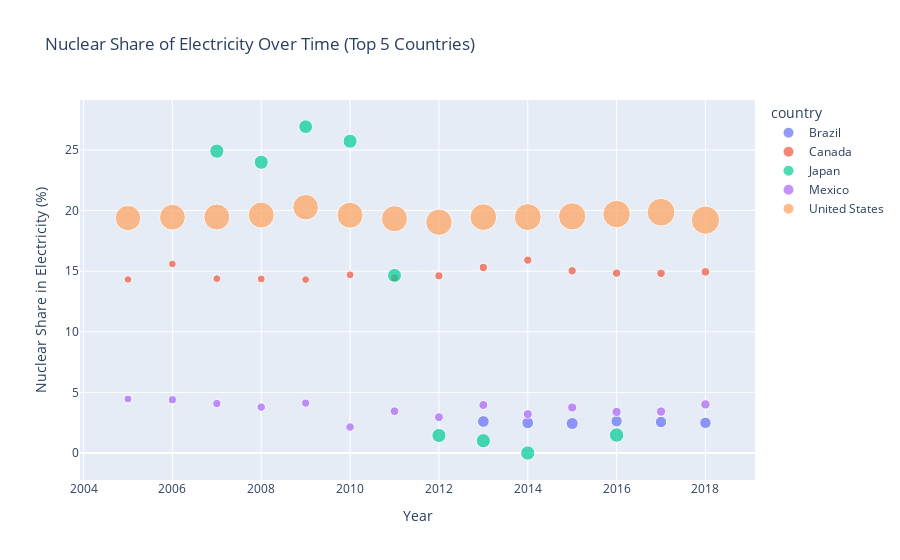

Here is the notebook cell this chart was saved with:
### Code cell
# Filter for the last two decades (2005 to 2024)
top_5_data = top_countries_data[(top_countries_data['year'] >= 2005) & (top_countries_data['year'] <= 2024)]

# Group by country and calculate the average nuclear share of electricity for each country
avg_hydro = top_5_data.groupby('country')['nuclear_share_elec'].mean().reset_index()

# Sort by biofuel share of electricity and select the top N countries (e.g., top 5)
top_countries = avg_hydro.sort_values('nuclear_share_elec', ascending=False).head(5)['country'].tolist()

# Filter the original DataFrame for the top N countries
df_filtered = top_5_data[top_5_data['country'].isin(top_countries)]

# Create a scatter plot for biofuel share of electricity
fig = px.scatter(df_filtered, 
                 x='year', 
                 y='nuclear_share_elec', 
                 color='country', 
                 size='gdp', 
                 hover_name='country', 
                 title='Nuclear Share of Electricity Over Time (Top 5 Countries)',
                 labels={'nuclear_share_elec': 'Nuclear Share in Electricity (%)', 'year': 'Year'})


# Save the file
fig.write_image('Output/Nuclear_Share_in_Electricity_Top_5.png')

# Show the visual
fig.show()

### Figure 1 — Plotly figure (JSON) as saved in the notebook; plotly's stock layout.template omitted (floating-point values rounded to 4 significant figures)
{"data": [{"hovertemplate": "<b>%{hovertext}</b><br><br>country=Brazil<br>Year=%{x}<br>Nuclear Share in Electricity (%)=%{y}<br>gdp=%{marker.size}<extra></extra>", "hovertext": ["Brazil", "Brazil", "Brazil", "Brazil", "Brazil", "Brazil"], "legendgroup": "Brazil", "marker": {"color": "#636efa", "size": [3112910000000, 3128570000000, 3270710000000, 2889040000000, 2927000000000, 2965400000000], "sizemode": "area", "sizeref": 45351500000, "symbol": "circle"}, "mode": "markers", "name": "Brazil", "orientation": "v", "showlegend": true, "type": "scatter", "x": [2013, 2014, 2015, 2016, 2017, 2018], "xaxis": "x", "y": [2.6, 2.485, 2.434, 2.62, 2.557, 2.489], "yaxis": "y"}, {"hovertemplate": "<b>%{hovertext}</b><br><br>country=Canada<br>Year=%{x}<br>Nuclear Share in Electricity (%)=%{y}<br>gdp=%{marker.size}<extra></extra>", "hovertext": ["Canada", "Canada", "Canada", "Canada", "Canada", "Canada", "Canada", "Canada", "Canada", "Canada", "Canada", "Canada", "Canada", "Canada"], "legendgroup": "Canada", "marker": {"color": "#EF553B", "size": [1311260000000, 1349430000000, 1381200000000, 1398900000000, 1361510000000, 1407420000000, 1455580000000, 1479800000000, 1514900000000, 1552200000000, 1565170000000, 1586150000000, 1636440000000, 1669400000000], "sizemode": "area", "sizeref": 45351500000, "symbol": "circle"}, "mode": "markers", "name": "Canada", "orientation": "v", "showlegend": true, "type": "scatter", "x": [2005, 2006, 2007, 2008, 2009, 2010, 2011, 2012, 2013, 2014, 2015, 2016, 2017, 2018], "xaxis": "x", "y": [14.32, 15.6, 14.39, 14.36, 14.3, 14.7, 14.44, 14.62, 15.3, 15.91, 15.03, 14.84, 14.82, 14.94], "yaxis": "y"}, {"hovertemplate": "<b>%{hovertext}</b><br><br>country=Japan<br>Year=%{x}<br>Nuclear Share in Electricity (%)=%{y}<br>gdp=%{marker.size}<extra></extra>", "hovertext": ["Japan", "Japan", "Japan", "Japan", "Japan", "Japan", "Japan", "Japan", "Japan"], "legendgroup": "Japan", "marker": {"color": "#00cc96", "size": [4589240000000, 4536230000000, 4287890000000, 4464960000000, 4456990000000, 4523680000000, 4614150000000, 4629620000000, 4732220000000], "sizemode": "area", "sizeref": 45351500000, "symbol": "circle"}, "mode": "markers", "name": "Japan", "orientation": "v", "showlegend": true, "type": "scatter", "x": [2007, 2008, 2009, 2010, 2011, 2012, 2013, 2014, 2016], "xaxis": "x", "y": [24.9, 23.98, 26.92, 25.72, 14.65, 1.445, 1.013, 0, 1.48], "yaxis": "y"}, {"hovertemplate": "<b>%{hovertext}</b><br><br>country=Mexico<br>Year=%{x}<br>Nuclear Share in Electricity (%)=%{y}<br>gdp=%{marker.size}<extra></extra>", "hovertext": ["Mexico", "Mexico", "Mexico", "Mexico", "Mexico", "Mexico", "Mexico", "Mexico", "Mexico", "Mexico", "Mexico", "Mexico", "Mexico", "Mexico"], "legendgroup": "Mexico", "marker": {"color": "#ab63fa", "size": [1427080000000, 1510630000000, 1572360000000, 1607400000000, 1543870000000, 1637760000000, 1716060000000, 1785370000000, 1810560000000, 1851270000000, 1899590000000, 1923890000000, 1964640000000, 2006600000000], "sizemode": "area", "sizeref": 45351500000, "symbol": "circle"}, "mode": "markers", "name": "Mexico", "orientation": "v", "showlegend": true, "type": "scatter", "x": [2005, 2006, 2007, 2008, 2009, 2010, 2011, 2012, 2013, 2014, 2015, 2016, 2017, 2018], "xaxis": "x", "y": [4.46, 4.392, 4.079, 3.788, 4.119, 2.141, 3.447, 2.953, 3.961, 3.205, 3.753, 3.389, 3.419, 4.012], "yaxis": "y"}, {"hovertemplate": "<b>%{hovertext}</b><br><br>country=United States<br>Year=%{x}<br>Nuclear Share in Electricity (%)=%{y}<br>gdp=%{marker.size}<extra></extra>", "hovertext": ["United States", "United States", "United States", "United States", "United States", "United States", "United States", "United States", "United States", "United States", "United States", "United States", "United States", "United States"], "legendgroup": "United States", "marker": {"color": "#FFA15A", "size": [14703700000000, 15095900000000, 15364500000000, 15319700000000, 14894300000000, 15270600000000, 15509300000000, 15849600000000, 16108400000000, 16482700000000, 16902600000000, 17162600000000, 17596300000000, 18140600000000], "sizemode": "area", "sizeref": 45351500000, "symbol": "circle"}, "mode": "markers", "name": "United States", "orientation": "v", "showlegend": true, "type": "scatter", "x": [2005, 2006, 2007, 2008, 2009, 2010, 2011, 2012, 2013, 2014, 2015, 2016, 2017, 2018], "xaxis": "x", "y": [19.38, 19.45, 19.47, 19.63, 20.28, 19.62, 19.33, 19.04, 19.45, 19.46, 19.52, 19.71, 19.86, 19.21], "yaxis": "y"}], "layout": {"legend": {"itemsizing": "constant", "title": {"text": "country"}, "tracegroupgap": 0}, "title": {"text": "Nuclear Share of Electricity Over Time (Top 5 Countries)"}, "xaxis": {"anchor": "y", "domain": [0, 1], "title": {"text": "Year"}}, "yaxis": {"anchor": "x", "domain": [0, 1], "title": {"text": "Nuclear Share in Electricity (%)"}}}}
